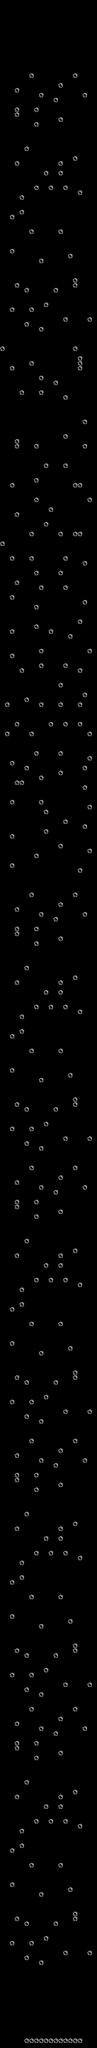

A level layout from a 2D game, rendered from its tile map. Below: a short description, then the map file with tile-grid data replaced by summaries:
An orthogonal 20x420 tile map with 16x16 px tiles, 1 tile layer (map_layer).

<map version="1.10" tiledversion="1.11.2" orientation="orthogonal" renderorder="right-down" width="20" height="420" tilewidth="16" tileheight="16" infinite="0" nextlayerid="2" nextobjectid="1">
 <tileset firstgid="1" source="ceres_tiles.tsx" />
 <layer id="1" name="map_layer" width="20" height="420">
  <data>[8400 cells, 318 non-empty, 1 distinct tile ids]</data>
 </layer>
</map>
